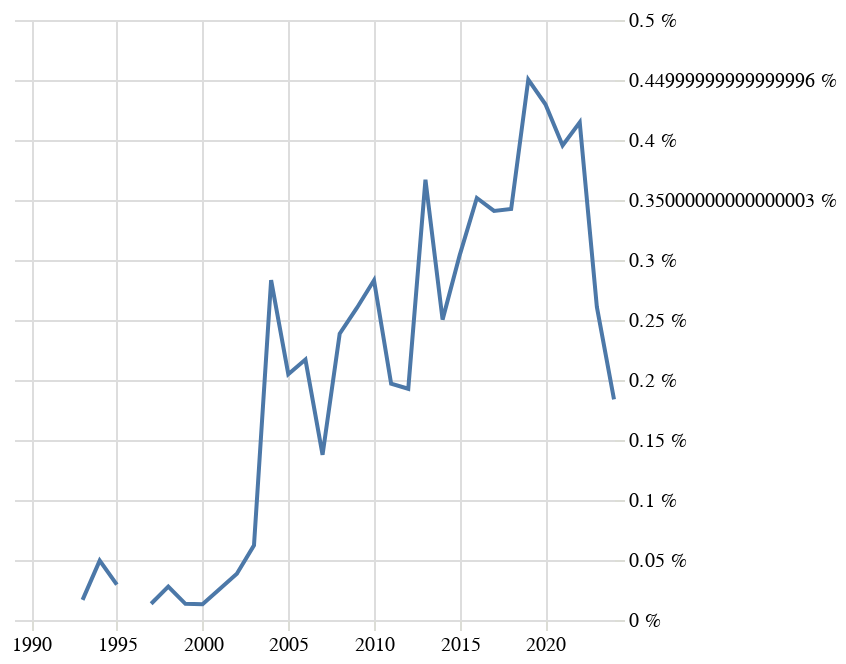

Source (notebook cell):
### Code cell
grafik("dvojjazyčná vydání")

### Figure 1 — Vega-Lite specification as saved in the notebook (floating-point values rounded to 4 significant figures)
{"config": {"title": {"font": "Noticia Text", "fontSize": 14, "anchor": "start", "lineHeight": 21, "fontWeight": "bolder", "subtitleFont": "Noticia Text", "subtitleFontSize": 12, "subtitlePadding": 12, "dy": -12}, "axis": {"labelFont": "Asap", "titleFont": "Asap", "fontWeight": "lighter", "titleFontWeight": "lighter", "labelFontSize": 10, "titleFontSize": 10, "labelPadding": 2, "titlePadding": 10, "domainOpacity": 0, "tickColor": "#DCDDD6"}, "legend": {"labelFont": "Asap", "labelFontWeight": "normal", "titleFont": "Asap", "titleFontWeight": "normal", "labelFontSize": 10, "titleFontSize": 10}, "view": {"stroke": "transparent"}}, "data": {"name": "data-cb76b7979db23f66c9e66c6eeb0122b8"}, "mark": {"type": "line"}, "encoding": {"x": {"axis": {"title": null}, "field": "rok", "type": "temporal"}, "y": {"axis": {"domainOpacity": 0, "labelExpr": "datum.label * 100 + ' %'", "orient": "right", "tickColor": "#DCDDD6", "title": null}, "field": "podil", "type": "quantitative"}}, "$schema": "https://vega.github.io/schema/vega-lite/v5.8.0.json", "datasets": {"data-cb76b7979db23f66c9e66c6eeb0122b8": [{"pocet": null, "rok": "1989-01-01T00:00:00", "len_right": 3114, "podil": null, "zanr": "dvojjazyčná vydání"}, {"pocet": 2.0, "rok": "1990-01-01T00:00:00", "len_right": 3219, "podil": 0.0006213, "zanr": "dvojjazyčná vydání"}, {"pocet": null, "rok": "1991-01-01T00:00:00", "len_right": 3599, "podil": null, "zanr": "dvojjazyčná vydání"}, {"pocet": null, "rok": "1992-01-01T00:00:00", "len_right": 4450, "podil": null, "zanr": "dvojjazyčná vydání"}, {"pocet": 1.0, "rok": "1993-01-01T00:00:00", "len_right": 5949, "podil": 0.0001681, "zanr": "dvojjazyčná vydání"}, {"pocet": 3.0, "rok": "1994-01-01T00:00:00", "len_right": 6066, "podil": 0.0004946, "zanr": "dvojjazyčná vydání"}, {"pocet": 2.0, "rok": "1995-01-01T00:00:00", "len_right": 6783, "podil": 0.0002949, "zanr": "dvojjazyčná vydání"}, {"pocet": null, "rok": "1996-01-01T00:00:00", "len_right": 7011, "podil": null, "zanr": "dvojjazyčná vydání"}, {"pocet": 1.0, "rok": "1997-01-01T00:00:00", "len_right": 7394, "podil": 0.0001352, "zanr": "dvojjazyčná vydání"}, {"pocet": 2.0, "rok": "1998-01-01T00:00:00", "len_right": 7207, "podil": 0.0002775, "zanr": "dvojjazyčná vydání"}, {"pocet": 1.0, "rok": "1999-01-01T00:00:00", "len_right": 7427, "podil": 0.0001346, "zanr": "dvojjazyčná vydání"}, {"pocet": 1.0, "rok": "2000-01-01T00:00:00", "len_right": 7627, "podil": 0.0001311, "zanr": "dvojjazyčná vydání"}, {"pocet": 2.0, "rok": "2001-01-01T00:00:00", "len_right": 7757, "podil": 0.0002578, "zanr": "dvojjazyčná vydání"}, {"pocet": 3.0, "rok": "2002-01-01T00:00:00", "len_right": 7774, "podil": 0.0003859, "zanr": "dvojjazyčná vydání"}, {"pocet": 5.0, "rok": "2003-01-01T00:00:00", "len_right": 8037, "podil": 0.0006221, "zanr": "dvojjazyčná vydání"}, {"pocet": 24.0, "rok": "2004-01-01T00:00:00", "len_right": 8475, "podil": 0.002832, "zanr": "dvojjazyčná vydání"}, {"pocet": 18.0, "rok": "2005-01-01T00:00:00", "len_right": 8788, "podil": 0.002048, "zanr": "dvojjazyčná vydání"}, {"pocet": 20.0, "rok": "2006-01-01T00:00:00", "len_right": 9214, "podil": 0.002171, "zanr": "dvojjazyčná vydání"}, {"pocet": 13.0, "rok": "2007-01-01T00:00:00", "len_right": 9444, "podil": 0.001377, "zanr": "dvojjazyčná vydání"}, {"pocet": 23.0, "rok": "2008-01-01T00:00:00", "len_right": 9641, "podil": 0.002386, "zanr": "dvojjazyčná vydání"}, {"pocet": 24.0, "rok": "2009-01-01T00:00:00", "len_right": 9229, "podil": 0.0026, "zanr": "dvojjazyčná vydání"}, {"pocet": 27.0, "rok": "2010-01-01T00:00:00", "len_right": 9537, "podil": 0.002831, "zanr": "dvojjazyčná vydání"}, {"pocet": 19.0, "rok": "2011-01-01T00:00:00", "len_right": 9651, "podil": 0.001969, "zanr": "dvojjazyčná vydání"}, {"pocet": 18.0, "rok": "2012-01-01T00:00:00", "len_right": 9342, "podil": 0.001927, "zanr": "dvojjazyčná vydání"}, {"pocet": 35.0, "rok": "2013-01-01T00:00:00", "len_right": 9539, "podil": 0.003669, "zanr": "dvojjazyčná vydání"}, {"pocet": 24.0, "rok": "2014-01-01T00:00:00", "len_right": 9588, "podil": 0.002503, "zanr": "dvojjazyčná vydání"}, {"pocet": 30.0, "rok": "2015-01-01T00:00:00", "len_right": 9866, "podil": 0.003041, "zanr": "dvojjazyčná vydání"}, {"pocet": 33.0, "rok": "2016-01-01T00:00:00", "len_right": 9384, "podil": 0.003517, "zanr": "dvojjazyčná vydání"}, {"pocet": 32.0, "rok": "2017-01-01T00:00:00", "len_right": 9388, "podil": 0.003409, "zanr": "dvojjazyčná vydání"}, {"pocet": 33.0, "rok": "2018-01-01T00:00:00", "len_right": 9636, "podil": 0.003425, "zanr": "dvojjazyčná vydání"}, {"pocet": 42.0, "rok": "2019-01-01T00:00:00", "len_right": 9326, "podil": 0.004504, "zanr": "dvojjazyčná vydání"}, {"pocet": 38.0, "rok": "2020-01-01T00:00:00", "len_right": 8842, "podil": 0.004298, "zanr": "dvojjazyčná vydání"}, {"pocet": 35.0, "rok": "2021-01-01T00:00:00", "len_right": 8852, "podil": 0.003954, "zanr": "dvojjazyčná vydání"}, {"pocet": 36.0, "rok": "2022-01-01T00:00:00", "len_right": 8680, "podil": 0.004147, "zanr": "dvojjazyčná vydání"}, {"pocet": 21.0, "rok": "2023-01-01T00:00:00", "len_right": 8048, "podil": 0.002609, "zanr": "dvojjazyčná vydání"}, {"pocet": 13.0, "rok": "2024-01-01T00:00:00", "len_right": 7068, "podil": 0.001839, "zanr": "dvojjazyčná vydání"}]}}
